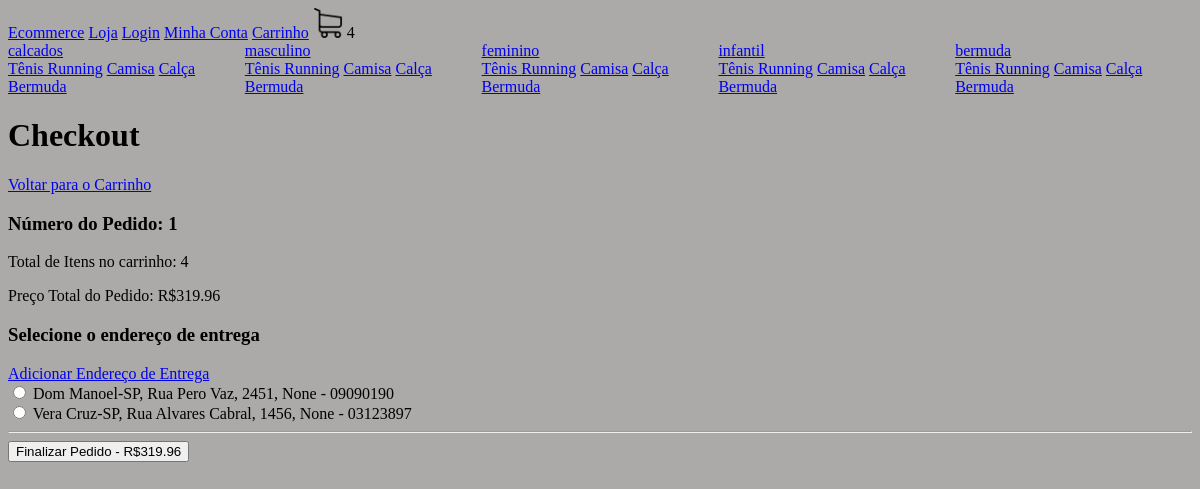
/checkout/ (signed in), run on an earlier commit of the app's database.
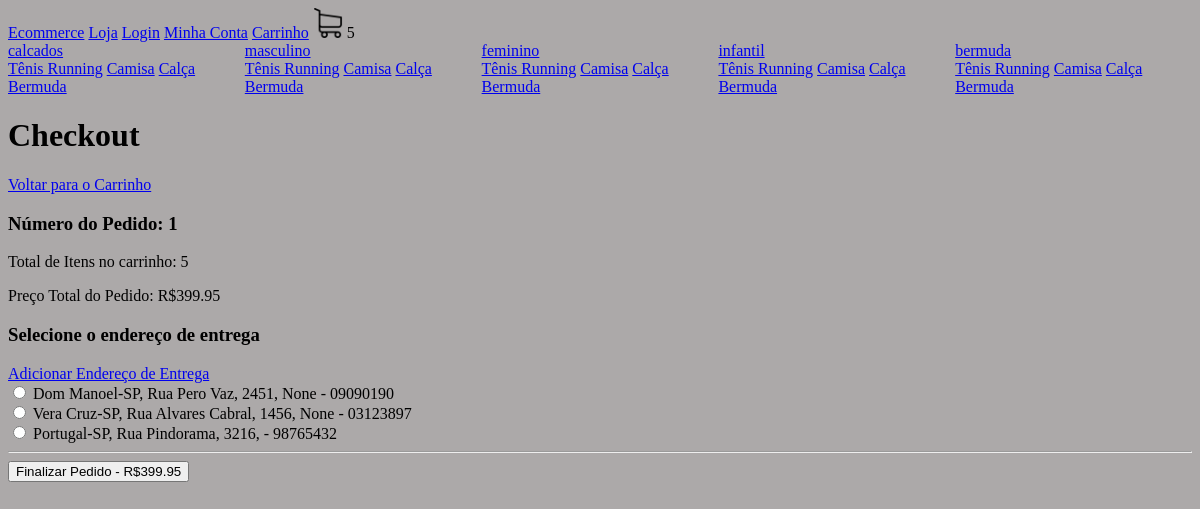
And on a later commit of the database.
### loja/models.py (models this page shows, shortened)
class Categoria(models.Model):
    nome = models.CharField(max_length=200,null=True, blank=True)
    slug = models.CharField(max_length=200,null=True, blank=True)

class Tipo(models.Model):
    nome = models.CharField(max_length=200,null=True, blank=True)
    slug = models.CharField(max_length=200,null=True, blank=True)

class Pedido(models.Model):
    cliente = models.ForeignKey(Cliente, null=True, blank=True, on_delete=models.SET_NULL)
    finalizado = models.BooleanField(default=False)
    codigo_transacao = models.CharField(max_length=200, null=True, blank=True)
    endereco = models.ForeignKey(Endereco, null=True, blank=True, on_delete=models.SET_NULL)
    data_finalizacao = models.DateTimeField(null=True, blank=True)
    @property
    def quantidade_total(self):
        itens_pedido = ItensPedido.objects.filter(pedido__id=self.id)
        quantidade = sum([item.quantidade for item in itens_pedido])
        return quantidade
    @property
    def preco_total(self):
        itens_pedido = ItensPedido.objects.filter(pedido__id=self.id)
        preco = sum([item.preco_total for item in itens_pedido])
        return preco

class ItensPedido(models.Model):
    pedido = models.ForeignKey(Pedido, null=True, blank=True, on_delete=models.SET_NULL)
    item_estoque = models.ForeignKey(ItemEstoque, null=True, blank=True, on_delete=models.SET_NULL)
    quantidade = models.IntegerField(default=0)
    @property
    def preco_total(self):
        return self.quantidade * self.item_estoque.produto.preco

class ItemEstoque(models.Model):
    produto = models.ForeignKey(Produto, null=True, blank=True, on_delete=models.SET_NULL)
    cor = models.ForeignKey(Cor, null=True, blank=True, on_delete=models.SET_NULL)
    tamanho = models.CharField(max_length=200, null=True, blank=True)
    quantidade = models.IntegerField(default=0)

class Produto(models.Model):
    imagem = models.ImageField(null=True, blank=True)
    nome = models.CharField(max_length=200, null=True, blank=True)
    preco = models.DecimalField(max_digits=10, decimal_places=2)
    ativo = models.BooleanField(default=True)
    categoria = models.ForeignKey(Categoria, null=True, blank=True, on_delete=models.SET_NULL)
    tipo = models.ForeignKey(Tipo, null=True, blank=True, on_delete=models.SET_NULL)

class Endereco(models.Model):
    rua = models.CharField(max_length=200, null=True, blank=True)
    numero = models.IntegerField(default=0)
    complemento = models.CharField(max_length=200, null=True, blank=True)
    cep = models.CharField(max_length=200, null=True, blank=True)
    cidade = models.CharField(max_length=200, null=True, blank=True)
    estado = models.CharField(max_length=200, null=True, blank=True)
    cliente = models.ForeignKey(Cliente, null=True, blank=True, on_delete=models.SET_NULL)

### loja/views.py (the view)
# urls.py: path('checkout/', checkout, name="checkout"),
def checkout(request):
    if request.user.is_authenticated:
        cliente = request.user.cliente
    else:
        if request.COOKIES.get("id_sessao"):
            id_sessao = request.COOKIES.get("id_sessao")
            cliente, criado = Cliente.objects.get_or_create(id_sessao=id_sessao)
        else:
            return redirect('loja')
    pedido, criado = Pedido.objects.get_or_create(cliente=cliente, finalizado=False)
    enderecos = Endereco.objects.filter(cliente=cliente)
    context = {"pedido": pedido, "enderecos": enderecos}
    return render(request, 'checkout.html', context)

### loja/novos_context.py (called while the page is built)
def carrinho(request):
    quantidade_produtos_carrinho = 0
    if request.user.is_authenticated:
        cliente = request.user.cliente
    else:
        if request.COOKIES.get("id_sessao"):
            id_sessao = request.COOKIES.get("id_sessao")
            cliente, criado = Cliente.objects.get_or_create(id_sessao=id_sessao)
        else:
            return {"quantidade_produtos_carrinho": quantidade_produtos_carrinho}
    pedido, criado = Pedido.objects.get_or_create(cliente=cliente, finalizado=False)
    itens_pedido = ItensPedido.objects.filter(pedido=pedido)
    for item in itens_pedido:
        quantidade_produtos_carrinho += item.quantidade
    return {"quantidade_produtos_carrinho": quantidade_produtos_carrinho}

def categorias_tipos(request):
    categorias = Categoria.objects.all()
    tipos = Tipo.objects.all()
    return {"categorias": categorias, "tipos":tipos}

### loja/templates/checkout.html (shortened to what this page needs)
{% extends 'base.html' %}
{% load static %}
{% block body %}
<h1>Checkout</h1>
<a href="{% url 'carrinho' %}">Voltar para o Carrinho</a>
<h3>Número do Pedido: {{ pedido.id }}</h3>
<p>Total de Itens no carrinho: {{ pedido.quantidade_total }}</p>
<p>Preço Total do Pedido: R${{ pedido.preco_total }}</p>
<form method="POST" action="">
    <h3>Selecione o endereço de entrega</h3>
    <a href="{% url 'adicionar_endereco' %}">Adicionar Endereço de Entrega</a>
    <br>
    {% for endereco in enderecos %}
        <input type="radio" name="endereco" value="{{ endereco.id }}">
        <label for="{{ endereco.id }}">{{ endereco.cidade }}-{{ endereco.estado }},
            {{ endereco.rua }},
            {{ endereco.numero }},
            {{ endereco.complemento }} - {{ endereco.cep }}
        </label>
        <br>
    {% endfor %}
    <hr>
    <button type="submit">Finalizar Pedido - R${{ pedido.preco_total }}</button>
</form>
{% endblock %}

### loja/templates/navbar.html
{% load static %}
<nav>
    <a href="{% url 'homepage' %}">Ecommerce</a>
    <a href="{% url 'loja' %}">Loja</a>
    <a href="{% url 'login' %}">Login</a>
    <a href="{% url 'minha_conta' %}">Minha Conta</a>
    <a href="{% url 'carrinho' %}">Carrinho</a>
    <img src="{% static 'images/carrinho.png' %}" width="30" height="30">
    {{ quantidade_produtos_carrinho }}
</nav>
<div style="display: flex">
    {% for categoria in categorias %}
        <div>
            <a href="{% url 'loja' %}{{ categoria.slug }}">{{ categoria.nome }}</a>
            <br>
            {% for tipo in tipos %}
                <a href="{% url 'loja' %}{{ categoria.slug }}-{{ tipo.slug }}">{{ tipo.nome }}</a>
            {% endfor %}
        </div>
    {% endfor %}
</div>

What changed in the data, as far as the page shows it:
changed through a linked row, Pedido id 1: quantidade_total "4" → "5"; preco_total "319.96" → "399.95"
added Endereco: cidade "Portugal", estado "SP", rua "Rua Pindorama", numero "3216", cep "98765432"
Also different on the page:
{{ quantidade_produtos_carrinho }}: "4" → "5"
